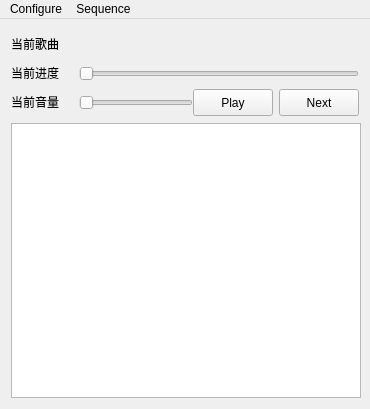
<?xml version="1.0" encoding="UTF-8"?>
<ui version="4.0">
 <class>Music</class>
 <widget class="QMainWindow" name="Music">
  <property name="windowModality">
   <enum>Qt::WindowModal</enum>
  </property>
  <property name="geometry">
   <rect>
    <x>0</x>
    <y>0</y>
    <width>370</width>
    <height>409</height>
   </rect>
  </property>
  <property name="sizePolicy">
   <sizepolicy hsizetype="Preferred" vsizetype="Preferred">
    <horstretch>0</horstretch>
    <verstretch>0</verstretch>
   </sizepolicy>
  </property>
  <property name="minimumSize">
   <size>
    <width>370</width>
    <height>409</height>
   </size>
  </property>
  <property name="windowTitle">
   <string>MusicPlayer</string>
  </property>
  <property name="windowIcon">
   <iconset>
    <normaloff>:/Downloads/CoolYing/images/1.png</normaloff>:/Downloads/CoolYing/images/1.png</iconset>
  </property>
  <property name="autoFillBackground">
   <bool>false</bool>
  </property>
  <widget class="QWidget" name="centralWidget">
   <layout class="QHBoxLayout" name="horizontalLayout_5">
    <item>
     <layout class="QVBoxLayout" name="verticalLayout_2">
      <property name="spacing">
       <number>0</number>
      </property>
      <property name="sizeConstraint">
       <enum>QLayout::SetDefaultConstraint</enum>
      </property>
      <item>
       <layout class="QHBoxLayout" name="horizontalLayout">
        <item>
         <widget class="QLabel" name="label">
          <property name="minimumSize">
           <size>
            <width>68</width>
            <height>16</height>
           </size>
          </property>
          <property name="maximumSize">
           <size>
            <width>68</width>
            <height>16</height>
           </size>
          </property>
          <property name="font">
           <font>
            <family>Ubuntu Mono</family>
           </font>
          </property>
          <property name="text">
           <string>当前歌曲</string>
          </property>
         </widget>
        </item>
        <item>
         <widget class="QLabel" name="lblMusic">
          <property name="minimumSize">
           <size>
            <width>211</width>
            <height>29</height>
           </size>
          </property>
          <property name="maximumSize">
           <size>
            <width>16777215</width>
            <height>29</height>
           </size>
          </property>
          <property name="baseSize">
           <size>
            <width>70</width>
            <height>0</height>
           </size>
          </property>
          <property name="text">
           <string/>
          </property>
         </widget>
        </item>
       </layout>
      </item>
      <item>
       <layout class="QHBoxLayout" name="horizontalLayout_2">
        <property name="spacing">
         <number>0</number>
        </property>
        <item>
         <widget class="QLabel" name="label_3">
          <property name="minimumSize">
           <size>
            <width>68</width>
            <height>16</height>
           </size>
          </property>
          <property name="maximumSize">
           <size>
            <width>68</width>
            <height>16</height>
           </size>
          </property>
          <property name="font">
           <font>
            <family>Ubuntu Mono</family>
           </font>
          </property>
          <property name="text">
           <string>当前进度</string>
          </property>
         </widget>
        </item>
        <item>
         <widget class="QSlider" name="locate">
          <property name="minimumSize">
           <size>
            <width>221</width>
            <height>29</height>
           </size>
          </property>
          <property name="maximumSize">
           <size>
            <width>16777215</width>
            <height>29</height>
           </size>
          </property>
          <property name="maximum">
           <number>100</number>
          </property>
          <property name="orientation">
           <enum>Qt::Horizontal</enum>
          </property>
         </widget>
        </item>
       </layout>
      </item>
      <item>
       <layout class="QHBoxLayout" name="horizontalLayout_3">
        <property name="spacing">
         <number>0</number>
        </property>
        <property name="bottomMargin">
         <number>6</number>
        </property>
        <item>
         <widget class="QLabel" name="label_4">
          <property name="minimumSize">
           <size>
            <width>68</width>
            <height>16</height>
           </size>
          </property>
          <property name="maximumSize">
           <size>
            <width>68</width>
            <height>16</height>
           </size>
          </property>
          <property name="font">
           <font>
            <family>Ubuntu Mono</family>
           </font>
          </property>
          <property name="text">
           <string>当前音量</string>
          </property>
         </widget>
        </item>
        <item>
         <widget class="QSlider" name="vol">
          <property name="minimumSize">
           <size>
            <width>71</width>
            <height>29</height>
           </size>
          </property>
          <property name="maximumSize">
           <size>
            <width>16777215</width>
            <height>29</height>
           </size>
          </property>
          <property name="cursor">
           <cursorShape>PointingHandCursor</cursorShape>
          </property>
          <property name="minimum">
           <number>0</number>
          </property>
          <property name="maximum">
           <number>100</number>
          </property>
          <property name="value">
           <number>0</number>
          </property>
          <property name="orientation">
           <enum>Qt::Horizontal</enum>
          </property>
         </widget>
        </item>
        <item>
         <layout class="QHBoxLayout" name="horizontalLayout_4">
          <property name="spacing">
           <number>6</number>
          </property>
          <property name="sizeConstraint">
           <enum>QLayout::SetDefaultConstraint</enum>
          </property>
          <item>
           <widget class="QPushButton" name="btnPause">
            <property name="maximumSize">
             <size>
              <width>16777215</width>
              <height>27</height>
             </size>
            </property>
            <property name="text">
             <string>Play</string>
            </property>
            <property name="shortcut">
             <string>Space</string>
            </property>
            <property name="autoExclusive">
             <bool>false</bool>
            </property>
           </widget>
          </item>
          <item>
           <widget class="QPushButton" name="btnStop">
            <property name="minimumSize">
             <size>
              <width>50</width>
              <height>20</height>
             </size>
            </property>
            <property name="maximumSize">
             <size>
              <width>16777215</width>
              <height>27</height>
             </size>
            </property>
            <property name="text">
             <string>Next</string>
            </property>
            <property name="shortcut">
             <string>Ctrl+Right</string>
            </property>
           </widget>
          </item>
         </layout>
        </item>
       </layout>
      </item>
      <item>
       <widget class="QListWidget" name="listMusic">
        <property name="minimumSize">
         <size>
          <width>350</width>
          <height>248</height>
         </size>
        </property>
        <property name="font">
         <font>
          <family>Ubuntu Mono</family>
         </font>
        </property>
        <property name="contextMenuPolicy">
         <enum>Qt::CustomContextMenu</enum>
        </property>
       </widget>
      </item>
     </layout>
    </item>
   </layout>
  </widget>
  <widget class="QMenuBar" name="menuBar">
   <property name="geometry">
    <rect>
     <x>0</x>
     <y>0</y>
     <width>370</width>
     <height>25</height>
    </rect>
   </property>
   <property name="defaultUp">
    <bool>false</bool>
   </property>
   <property name="nativeMenuBar">
    <bool>true</bool>
   </property>
   <widget class="QMenu" name="menuFile">
    <property name="title">
     <string>Configure</string>
    </property>
    <addaction name="actionAddfile"/>
    <addaction name="actionAddFolder"/>
    <addaction name="separator"/>
    <addaction name="actionClear"/>
    <addaction name="actionExit"/>
   </widget>
   <widget class="QMenu" name="menuPre">
    <property name="title">
     <string>Sequence</string>
    </property>
    <addaction name="action_once"/>
    <addaction name="action_repeat"/>
    <addaction name="action_shuffle"/>
   </widget>
   <addaction name="menuFile"/>
   <addaction name="menuPre"/>
  </widget>
  <action name="actionAddfile">
   <property name="text">
    <string>AddFile</string>
   </property>
   <property name="shortcut">
    <string>Ctrl+S</string>
   </property>
  </action>
  <action name="actionAddFolder">
   <property name="text">
    <string>AddFolder</string>
   </property>
  </action>
  <action name="actionExit">
   <property name="text">
    <string>Exit</string>
   </property>
  </action>
  <action name="actionClear">
   <property name="text">
    <string>Clear</string>
   </property>
  </action>
  <action name="action_once">
   <property name="checkable">
    <bool>true</bool>
   </property>
   <property name="text">
    <string>Once</string>
   </property>
  </action>
  <action name="action_repeat">
   <property name="checkable">
    <bool>true</bool>
   </property>
   <property name="text">
    <string>Repeat</string>
   </property>
  </action>
  <action name="action_shuffle">
   <property name="checkable">
    <bool>true</bool>
   </property>
   <property name="checked">
    <bool>true</bool>
   </property>
   <property name="text">
    <string>shuffle</string>
   </property>
  </action>
  <action name="actionShowList">
   <property name="checkable">
    <bool>true</bool>
   </property>
   <property name="checked">
    <bool>true</bool>
   </property>
   <property name="enabled">
    <bool>true</bool>
   </property>
   <property name="text">
    <string>ShowList</string>
   </property>
   <property name="shortcut">
    <string>Ctrl+S</string>
   </property>
  </action>
  <action name="actionDelete">
   <property name="text">
    <string>Delete</string>
   </property>
   <property name="visible">
    <bool>false</bool>
   </property>
  </action>
  <action name="action">
   <property name="text">
    <string>Delete</string>
   </property>
   <property name="visible">
    <bool>true</bool>
   </property>
  </action>
 </widget>
 <layoutdefault spacing="6" margin="11"/>
 <resources/>
 <connections>
  <connection>
   <sender>actionExit</sender>
   <signal>triggered()</signal>
   <receiver>Music</receiver>
   <slot>close()</slot>
   <hints>
    <hint type="sourcelabel">
     <x>-1</x>
     <y>-1</y>
    </hint>
    <hint type="destinationlabel">
     <x>184</x>
     <y>204</y>
    </hint>
   </hints>
  </connection>
 </connections>
</ui>
